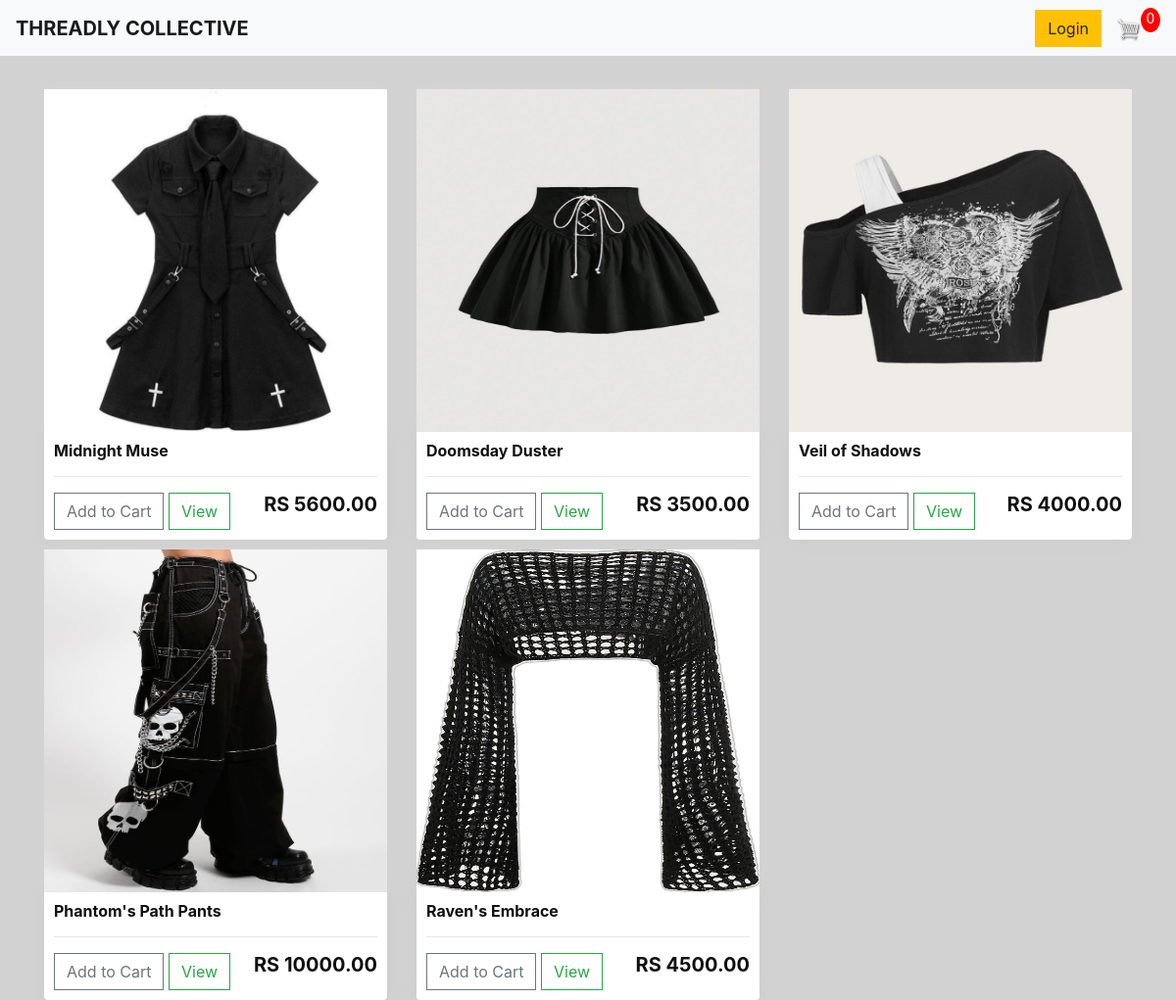
The page / on the database its author committed.
### store/models.py (models this page shows, shortened)
class Product(models.Model):
	name = models.CharField(max_length=200)
	price = models.FloatField()
	digital = models.BooleanField(default=False,null=True, blank=True)
	image = models.ImageField(null=True, blank=True)
	@property
	def imageURL(self):
		try:
			url = self.image.url
		except:
			url = ''
		return url

### store/views.py (the view)
# urls.py: path('', include('store.urls')),
def store(request):
	data = cartData(request)
	cartItems = data['cartItems']
	order = data['order']
	items = data['items']
	products = Product.objects.all()
	context = {'products':products, 'cartItems':cartItems}
	return render(request, 'store/store.html', context)

### store/utils.py (called while the page is built, shortened)
def cookieCart(request):
	try:
		cart = json.loads(request.COOKIES['cart'])
	except:
		cart = {}
		print('CART:', cart)
	items = []
	order = {'get_cart_total':0, 'get_cart_items':0, 'shipping':False}
	cartItems = order['get_cart_items']
	return {'cartItems':cartItems ,'order':order, 'items':items}

def cartData(request):
	if request.user.is_authenticated:
		customer = request.user.customer
		order, created = Order.objects.get_or_create(customer=customer, complete=False)
		items = order.orderitem_set.all()
		cartItems = order.get_cart_items
	else:
		cookieData = cookieCart(request)
		cartItems = cookieData['cartItems']
		order = cookieData['order']
		items = cookieData['items']
	return {'cartItems':cartItems ,'order':order, 'items':items}

### store/templates/store/store.html (shortened to what this page needs)
{% extends 'store/main.html' %}
{% load static %}
{% block content %}
	<div class="row">
		{% for product in products %}
		<div class="col-lg-4">
			<img class="thumbnail" src="{{product.imageURL}}">
			<div class="box-element product">
				<h6><strong>{{product.name}}</strong></h6>
				<hr>
				<button data-product="{{product.id}}" data-action="add" class="btn btn-outline-secondary add-btn update-cart">Add to Cart</button>
				<a class="btn btn-outline-success" href="#">View</a>
				<h5 style="display: inline-end; float: right"><strong>  RS {{product.price|floatformat:2}}</strong></h5>
			</div>
		</div>
		{% endfor %}
	</div>
{% endblock content %}

### store/templates/store/main.html (shortened to what this page needs)
<!DOCTYPE html>
{% load static %}
<html>
<head>
	<link rel="stylesheet" href="https://stackpath.bootstrapcdn.com/bootstrap/4.4.1/css/bootstrap.min.css">
	<link rel="stylesheet" type="text/css" href="{% static 'css/main.css' %}">
</head>
<body id='bgimg' style="background-image: url"(static\images\-15.jpg)></body>
<body>
	<nav class="navbar navbar-expand-lg navbar-light bg-light">
	  <a class="navbar-brand" href="{% url 'store' %}"><strong>THREADLY COLLECTIVE</strong></a>
	  <div class="collapse navbar-collapse" id="navbarSupportedContent">
	    <div class="form-inline my-2 my-lg-0">
	     	<a href="#"class="btn btn-warning">Login</a>
	     	<a href="{% url 'cart' %}">
	    		<img  id="cart-icon" src="{% static 'images/cart.png' %}">
	    	</a>
	    	<p id="cart-total">{{cartItems}}</p>
	    </div>
	  </div>
	</nav>
     <div class="container">
            <br>
            {% block content %}
            {% endblock content %}
         </div>
</body>
</html>

### static/css/main.css (style rules this page uses)
body { background-color: rgb(210, 210, 210); }
#bgimg { background-repeat: no-repeat; background-position: top; background-size: 1900px 520px; background-attachment: fixed; }
h1,h2,h3,h4,h5,h6 { color:hsl(0, 0%, 6%); }
.box-element { box-shadow:hsl(0, 0%, 80%) 0 0 16px; background-color: #fff; border-radius: 4px; padding: 10px; }
.thumbnail { width: 100%; height: 350px; -webkit-box-shadow: -1px -3px 5px -2px rgba(214,214,214,1); -moz-box-shadow: -1px -3px 5px -2px rgba(214,214,214,1); box-shadow: -1px -3px 5px -2px rgba(214,214,214,1); }
.product { border-radius: 0 0 4px 4px; }
#cart-icon { width:25px; display: inline-block; margin-left: 15px; }
#cart-total { display: block; text-align: center; color:#fff; background-color: red; width: 20px; height: 25px; border-radius: 50%; font-size: 14px; }
.col-lg-4, .col-lg-6, .col-lg-8, .col-lg-12 { margin-top: 10px; }
.btn { border-radius: 0; }

### rows shown on the page
Product: imageURL (picture), name "Midnight Muse", price "5600.00"
Product: imageURL (picture), name "Doomsday Duster", price "3500.00"
Product: imageURL (picture), name "Veil of Shadows", price "4000.00"
Product: imageURL (picture), name "Phantom's Path Pants", price "10000.00"
Product: imageURL (picture), name "Raven's Embrace", price "4500.00"

### other values the page prints
{{ cartItems }} "0"
